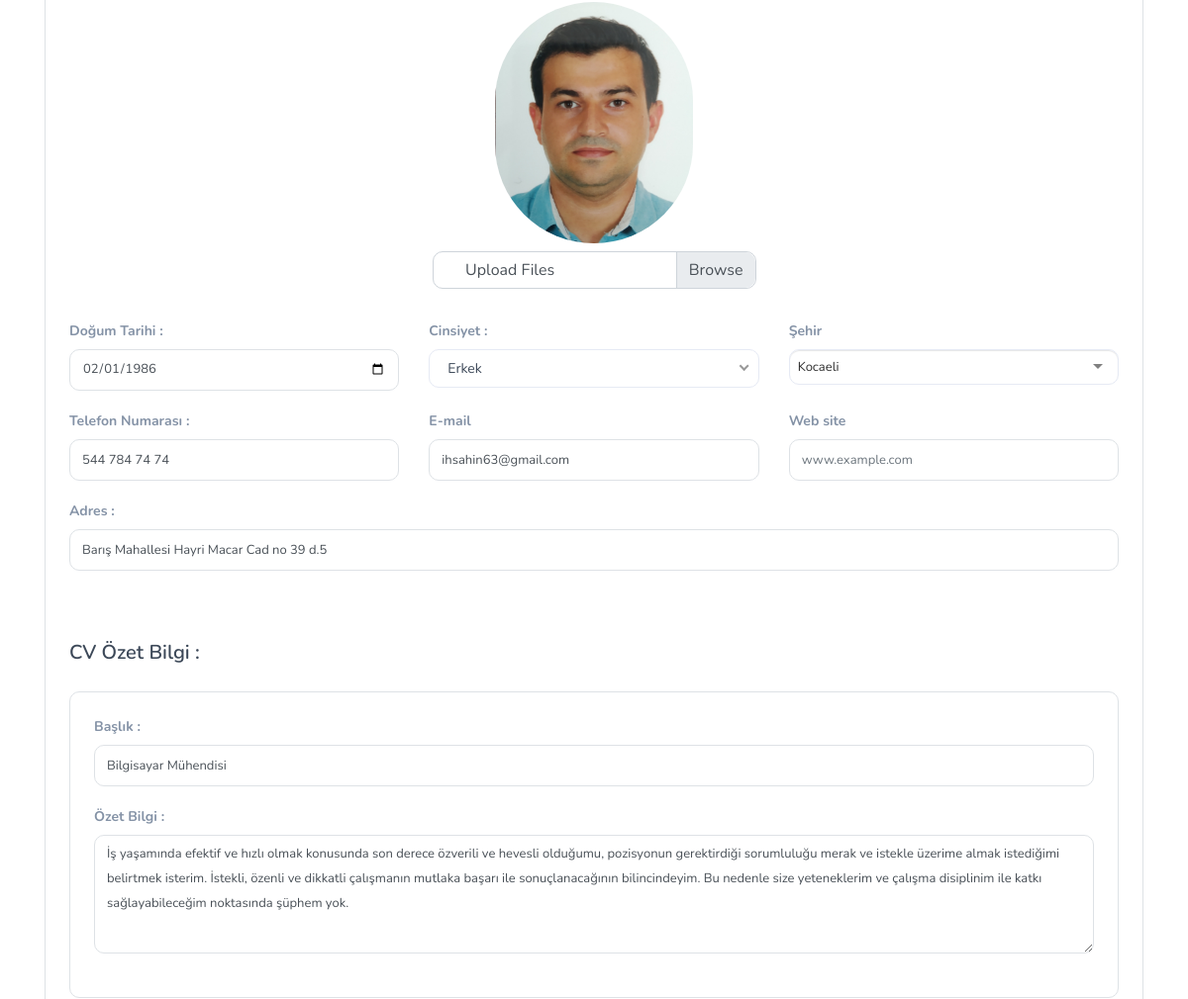
Before: /create-resume/ (signed in, middle part) with the older database file.
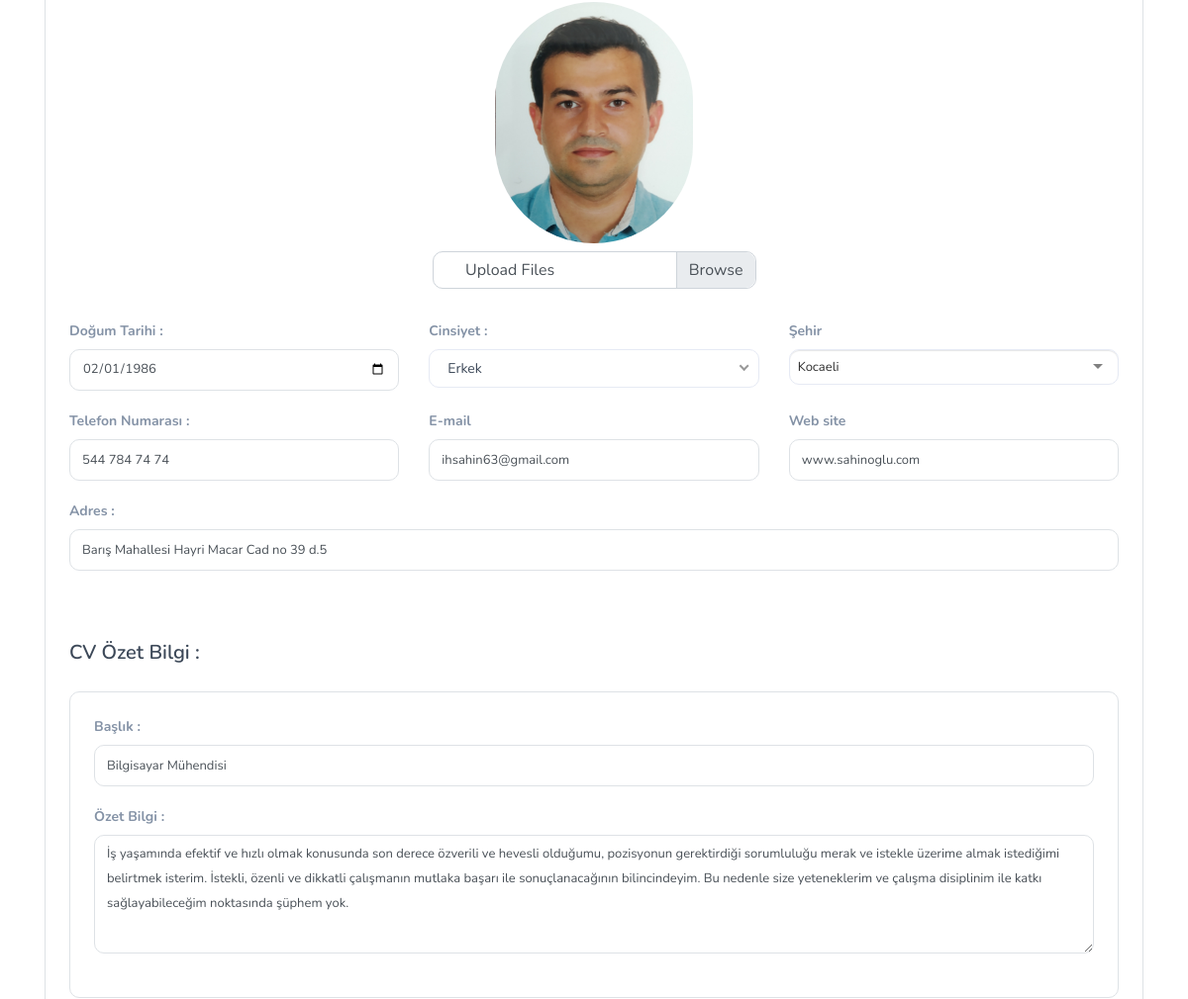
After: the same page with the newer database file.
### user/models.py (models this page shows, shortened)
class UserProfile(models.Model):
    user = models.ForeignKey(User, on_delete=models.CASCADE)
    first_name = models.CharField(max_length=30)
    last_name = models.CharField(max_length=30)
    email = models.CharField(max_length=30)
    birth_date = models.CharField(max_length=30)
    gender = models.CharField(max_length=10)
    phone = models.CharField(blank=True, max_length=20)
    address = models.CharField(blank=True, max_length=150)
    city = models.CharField(blank=True, max_length=20, choices=CITY_DICT)
    web_site = models.CharField(blank=True, max_length=50)
    image = models.ImageField(blank=True, upload_to='images/users/', default='images/users/user.png')
    title = models.CharField(blank=True, max_length=50)
    presentation = models.CharField(blank=True, max_length=500)
    def image_tag(self):
        if self.image.url is not None:
            return mark_safe('<img src="{}" height="50"/>'.format(self.image.url))
        else:
            return ""
    image_tag.short_description = 'Image'

### home/views.py (the view, shortened to what this page needs)
# urls.py: path('create-resume/', views.createResume, name='create-resume'),
@login_required(login_url='/login')
@permission_required('user.add_userprofile', login_url='/login')
def createResume(request):
    setting = Setting.objects.get(id=1)
    current_user = request.user
    userprofile = UserProfile.objects.get(user_id=current_user.id)
    user_education = UserEducation.objects.filter(user_id=current_user.id)
    user_experience = UserEducation.objects.filter(user_id=current_user.id)
    context = {'setting': setting,
               'userprofile': userprofile,
               'user_education': user_education,
               'user_experience': user_experience,
               'CITY': CITY,
               }
    return render(request, 'create-resume.html', context)

### home/templates/create-resume.html (shortened to what the changed rows need)
{% extends 'homebase.html' %}
{% block body %}
{% load static %}
<section class="section">
    <div class="container">
        <div class="row">
            <div class="col-12 mt-3">
                <div class="custom-form p-4 border rounded">
                    <form id="login-form" class="login-form" method="post" action="" enctype="multipart/form-data">
                        <img src="\uploads\{{userprofile.image}}" height="200" width="200"
                             class="img-fluid d-block mx-auto rounded-pill"
                             alt="">
                        <div align="center">
                            <div class="row">
                            </div>
                        </div>
                        <div class="row mt-4">
                            <div class="col-md-4">
                                <div class="form-group app-label">
                                    <label class="text-muted">Doğum Tarihi :</label>
                                    <input id="date-of-birth" type="date" class="form-control resume"
                                           placeholder="13.02.1999" name="birth_date"
                                           value="{{userprofile.birth_date}}">
                                </div>
                            </div>
                            <div class="col-md-4">
                            </div>
                            <div class="col-md-4">
                            </div>
                            <div class="col-md-4">
                                <div class="form-group app-label">
                                    <label class="text-muted">Telefon Numarası :</label>
                                    <input id="phone" type="text" class="form-control resume"
                                           placeholder="Telefon Numarası" name="phone" value="{{userprofile.phone}}">
                                </div>
                            </div>
                            <div class="col-md-4">
                            </div>
                            <div class="col-md-4">
                                <div class="form-group app-label">
                                    <label class="text-muted">Web site</label>
                                    <input id="website" type="text" class="form-control resume"
                                           placeholder="www.example.com" name="web_site"
                                           value="{{userprofile.web_site}}">
                                </div>
                            </div>
                            <div class="col-lg-12">
                                <div class="form-group app-label">
                                    <label class="text-muted">Adres :</label>
                                    <input id="address" class="form-control resume" placeholder="Adres"
                                           name="address" value="{{userprofile.address}}">
                                </div>
                            </div>
                        </div>
                        <div class="row">
                            <div class="col-lg-12">
                            </div>
                            <div class="col-12 mt-3">
                                <div class="custom-form p-4 border rounded">
                                    <div class="row">
                                        <div class="col-lg-12">
                                            <div class="form-group app-label">
                                                <label class="text-muted">Başlık :</label>
                                                <input class="form-control resume"
                                                       placeholder="Aradığınız meslek veya pozisyon"
                                                       name="title" value="{{userprofile.title}}">
                                            </div>
                                        </div>
                                        <div class="col-lg-12">
                                            <div class="form-group app-label">
                                                <label class="text-muted">Özet Bilgi :</label>
                                                <textarea id="presentation" name="presentation" rows="4"
                                                          class="form-control resume"
                                                          placeholder="Özgeçmişiniz için bir tanıtım yazısı yazınız.."
                                                >{{userprofile.presentation}}</textarea>
                                            </div>
                                        </div>
                                    </div>
                                </div>
                            </div>
                        </div>
                    </form>
                </div>
            </div>
        </div>
    </div>
</section>
{% endblock %}

Changed rows visible on the page:
changed UserProfile "Barış Mahallesi Hayri Macar Cad no 39 d.5": web_site (not shown) → "www.sahinoglu.com"
